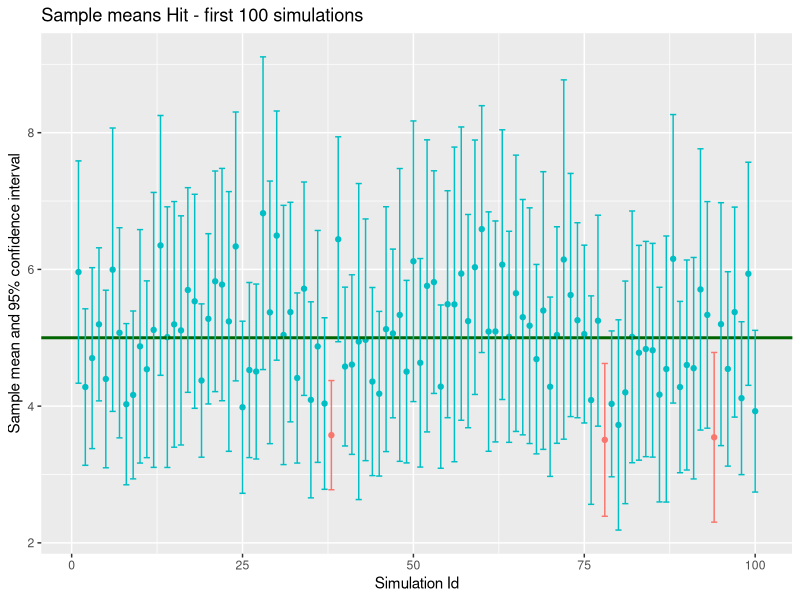
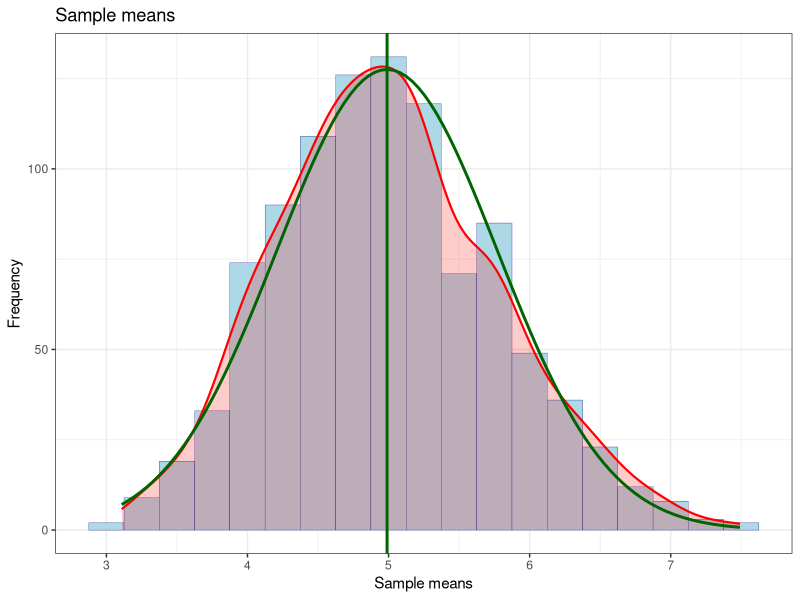

These charts were generated, in order, by the following R code:
## ---- chunk 1
knitr::opts_chunk$set(echo = TRUE)
knitr::opts_chunk$set( fig.path = "figure/")
## ---- chunk 2
library(tidyverse, warn.conflicts = TRUE)
# constants
lambda <- 0.2     # lambda for rexp
n <- 40           # sample size
nbsim <- 1000     # number of simulations
quantile = 0.975  # 95% with 2.5% on both sides of the range
# Seed
set.seed(1)    # set seed to replicate the results
## ---- chunk 3
# pick single sample
singlesample <- rexp(n , lambda)

# compute the 95% confidence interval
mu <- mean(singlesample)
sigma <- sd(singlesample)
confidenceInterval = round(mu + c(-1, 1) * qt(quantile, df=n-1) * sigma / sqrt(n), 2)

# test : compute the same interval using the t.test function
# t.test(singlesample, conf.level = 0.95)$conf.int

paste('mean : ', round(mu, 2), 
      ' - 95% confidence interval : [', confidenceInterval[1], ' - ', confidenceInterval[2], ']')
## ---- chunk 4
mcs_means <- replicate(nbsim, { 
    dat <- rexp(n , lambda)
    tinterval <- t.test(dat, conf.level = 0.95)$conf.int
    c( mean = mean( dat ), int_inf = tinterval[1], int_max = tinterval[2],
       contains_exp_mean = tinterval[1] <= 5 & 5 <= tinterval[2])
}) 
mcs_means=as.tibble(t(mcs_means))
# add the row number as a column (for the graph)
mcs_means$idsim <- as.numeric(row.names(mcs_means))
head(mcs_means,3)

# we can check the number of samples containing the expected mean
table(mcs_means$contains_exp_mean)
## ---- chunk 5
mcs_means %>% filter(idsim <= 100) %>% 
    ggplot(aes(x= idsim,y=mean, color=as.factor(contains_exp_mean))) +
    geom_point() +
    geom_hline(yintercept = 5, color="darkgreen", size=1) +
    geom_errorbar(aes(ymin=int_inf, ymax=int_max)) +
    labs(x = 'Simulation Id', y = 'Sample mean and 95% confidence interval',
        title = 'Sample means Hit - first 100 simulations' ) +
    theme(legend.position="none")

## ---- chunk 6
binwidth = 0.25
ndmean <- mean(mcs_means$mean)
ndsd <- sd(mcs_means$mean)
ndvar <- var(mcs_means$mean)

mcs_means %>% ggplot(aes(x= mean)) + 
    geom_histogram(fill='lightblue', color='darkblue', binwidth = binwidth, size = 0.1) +
    geom_density(aes(y=binwidth * ..count..), alpha=.2, fill="red", color="red", size=.75) +
    theme_bw() +
    labs(x = 'Sample means', y = 'Frequency', title = 'Sample means' ) +
    geom_vline(xintercept = ndmean, color='darkgreen', size = 1) +
    stat_function(fun = function(x) dnorm(x, mean = ndmean, sd = ndsd) * nbsim * binwidth,
                  color = "darkgreen", size = 1)

## ---- chunk 7
library(boot)
# pick a single sample
singlesample <- rexp(n , lambda)
# bootstrap
meanBoot <- boot(singlesample,
             function(x,i) mean(x[i]),
             R=1000)

# The mean based on the bootstrap method.
mean(meanBoot$t[,1])

# The variance based on the bootstrap method.
var(meanBoot$t[,1])

# compute the confidence interval with different method provided by the package
boot.ci(meanBoot,
        conf = 0.95,
        type = c("norm", "basic" ,"perc", "bca")
)
